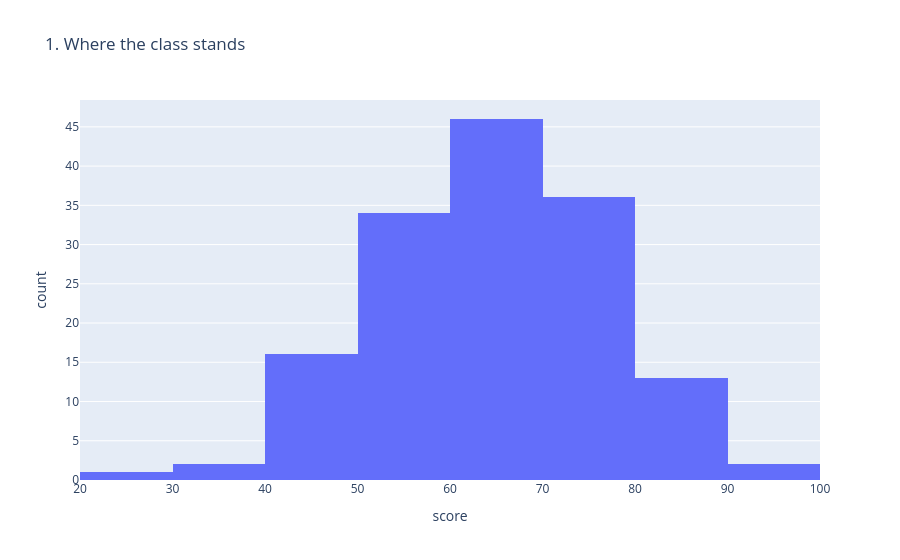
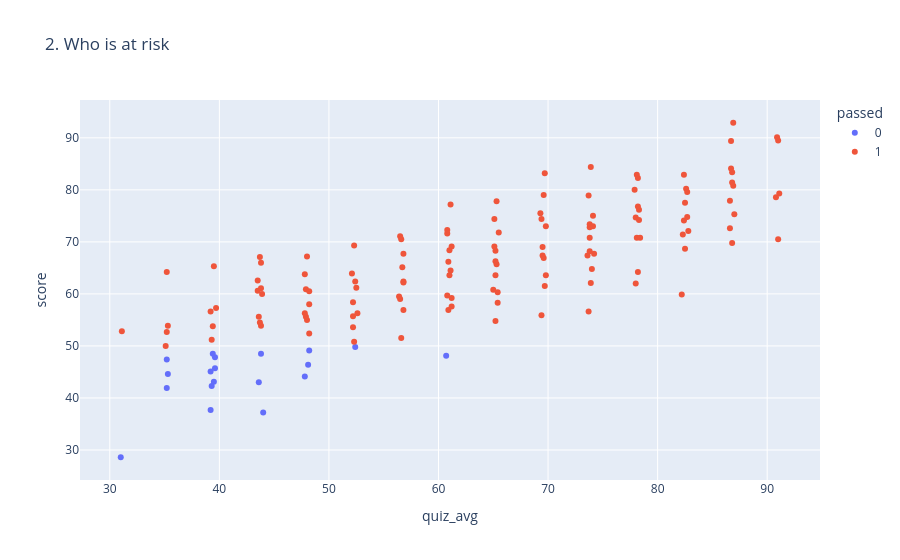
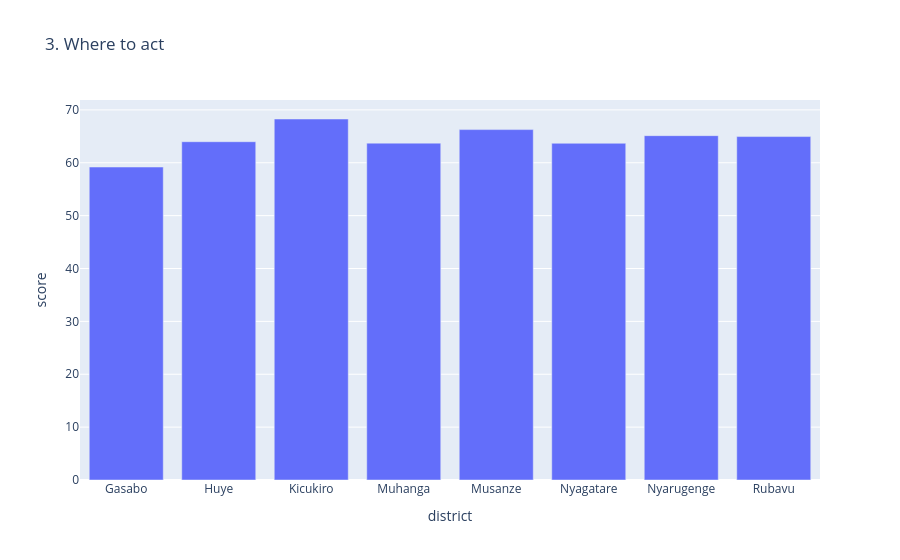

Here is the notebook cell these charts were saved with, in order:
### Code cell
# Part 5: Dashboard
fig1 = px.histogram(df, x="score", nbins=12, title="1. Where the class stands")
fig1.show()

df["passed"] = df["passed"].astype(str)  
fig2 = px.scatter(df, x="quiz_avg", y="score", color="passed",
                  hover_name="name", title="2. Who is at risk")
fig2.show()

district_avg = df.groupby("district", as_index=False)["score"].mean()
fig3 = px.bar(district_avg, x="district", y="score", title="3. Where to act")
fig3.show()

### Figure 1 — Plotly figure (JSON) as saved in the notebook; plotly's stock layout.template omitted (floating-point values rounded to 4 significant figures; data arrays with more than 128 entries replaced by an {"elided": "..."} marker saying what was removed)
{"data": [{"bingroup": "x", "hovertemplate": "score=%{x}<br>count=%{y}<extra></extra>", "legendgroup": "", "marker": {"color": "#636efa", "pattern": {"shape": ""}}, "name": "", "nbinsx": 12, "orientation": "v", "showlegend": false, "type": "histogram", "x": {"elided": "150 float values"}, "xaxis": "x", "yaxis": "y"}], "layout": {"barmode": "relative", "legend": {"tracegroupgap": 0}, "title": {"text": "1. Where the class stands"}, "xaxis": {"anchor": "y", "domain": [0, 1], "title": {"text": "score"}}, "yaxis": {"anchor": "x", "domain": [0, 1], "title": {"text": "count"}}}}

### Figure 2 — Plotly figure (JSON) as saved in the notebook; plotly's stock layout.template omitted (floating-point values rounded to 4 significant figures; data arrays with more than 128 entries replaced by an {"elided": "..."} marker saying what was removed)
{"data": [{"hovertemplate": "<b>%{hovertext}</b><br><br>passed=0<br>quiz_avg=%{x}<br>score=%{y}<extra></extra>", "hovertext": ["Aline Uwase", "Patrick Ingabire", "Josiane Uwimana", "Clarisse Ishimwe", "Bonaventure Mukamana", "Liliane Cyusa", "Janvier Karangwa", "Vestine Munyaneza", "Francoise Maniraguha", "Eric Uwizeyimana", "Grace Uwimana", "Claude Nyirahabimana", "Honorine Hakizimana", "Gilbert Ingabire", "Modeste Munyaneza", "Pascaline Hakizimana", "Protais Cyusa", "Alice Umuhoza", "Celestin Cyusa"], "legendgroup": "0", "marker": {"color": "#636efa", "symbol": "circle"}, "mode": "markers", "name": "0", "orientation": "v", "showlegend": true, "type": "scatter", "x": [31.0, 39.3, 39.6, 48.2, 60.7, 39.2, 43.6, 43.8, 52.4, 35.3, 47.8, 48.1, 35.2, 39.6, 44.0, 35.2, 39.4, 39.2, 39.5], "xaxis": "x", "y": [28.6, 42.3, 47.8, 49.1, 48.1, 45.1, 43.0, 48.5, 49.8, 44.6, 44.1, 46.4, 47.4, 45.7, 37.2, 41.9, 48.5, 37.7, 43.1], "yaxis": "y"}, {"hovertemplate": "<b>%{hovertext}</b><br><br>passed=1<br>quiz_avg=%{x}<br>score=%{y}<extra></extra>", "hovertext": {"elided": "131 str values"}, "legendgroup": "1", "marker": {"color": "#EF553B", "symbol": "circle"}, "mode": "markers", "name": "1", "orientation": "v", "showlegend": true, "type": "scatter", "x": {"elided": "131 float values"}, "xaxis": "x", "y": {"elided": "131 float values"}, "yaxis": "y"}], "layout": {"legend": {"title": {"text": "passed"}, "tracegroupgap": 0}, "title": {"text": "2. Who is at risk"}, "xaxis": {"anchor": "y", "domain": [0, 1], "title": {"text": "quiz_avg"}}, "yaxis": {"anchor": "x", "domain": [0, 1], "title": {"text": "score"}}}}

### Figure 3 — Plotly figure (JSON) as saved in the notebook; plotly's stock layout.template omitted (floating-point values rounded to 4 significant figures)
{"data": [{"hovertemplate": "district=%{x}<br>score=%{y}<extra></extra>", "legendgroup": "", "marker": {"color": "#636efa", "pattern": {"shape": ""}}, "name": "", "orientation": "v", "showlegend": false, "textposition": "auto", "type": "bar", "x": ["Gasabo", "Huye", "Kicukiro", "Muhanga", "Musanze", "Nyagatare", "Nyarugenge", "Rubavu"], "xaxis": "x", "y": [59.19, 63.98, 68.28, 63.72, 66.27, 63.68, 65.13, 64.96], "yaxis": "y"}], "layout": {"barmode": "relative", "legend": {"tracegroupgap": 0}, "title": {"text": "3. Where to act"}, "xaxis": {"anchor": "y", "domain": [0, 1], "title": {"text": "district"}}, "yaxis": {"anchor": "x", "domain": [0, 1], "title": {"text": "score"}}}}
